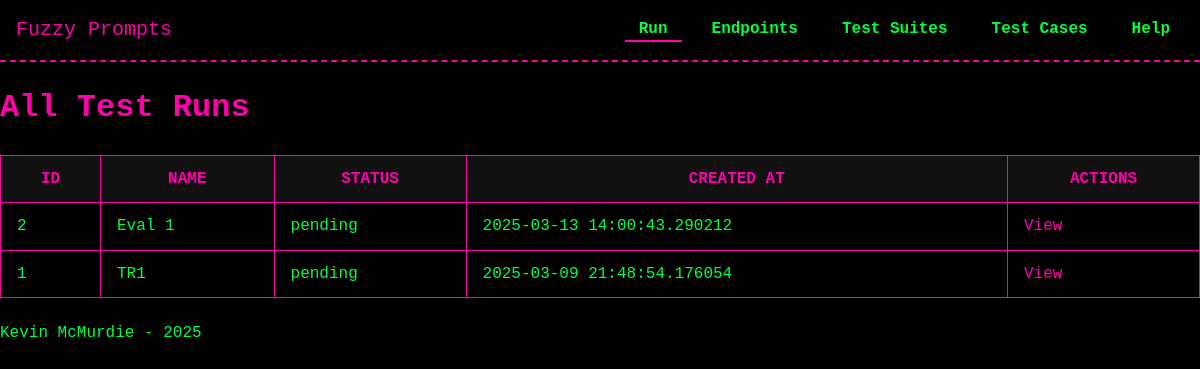
Before: /test_runs/ with the older database file.
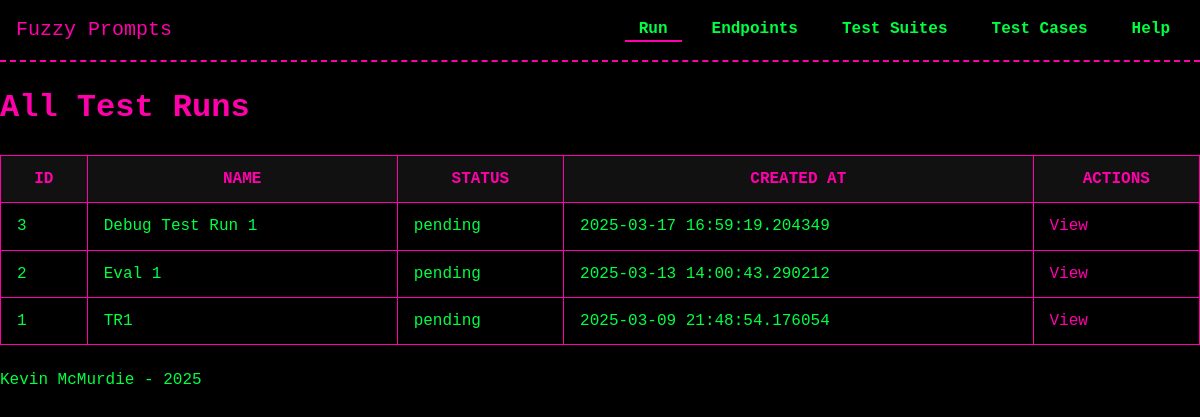
After: the same page with the newer database file.
### models/model_TestRun.py (models this page shows, shortened)
class TestRun(db.Model):
    __tablename__ = 'test_runs'
    id = db.Column(db.Integer, primary_key=True)
    name = db.Column(db.String(255), nullable=False)
    created_at = db.Column(db.DateTime, default=datetime.now)
    status = db.Column(db.String(50), default="pending")
    endpoint_id = db.Column(
        db.Integer,
        db.ForeignKey("endpoints.id", ondelete="SET NULL"),
        nullable=True
    )
    endpoint = db.relationship("Endpoint", back_populates="test_runs", passive_deletes=True)
    test_suites = db.relationship('TestSuite', secondary=test_run_suites, back_populates='test_runs')
    attempts = db.relationship('TestRunAttempt', back_populates='test_run', cascade='all, delete-orphan')

### routes/test_runs.py (the view)
@test_runs_bp.route('/', methods=['GET'])
def list_test_runs():
    page = request.args.get('page', 1, type=int)
    pagination = TestRun.query.order_by(TestRun.id.desc()).paginate(page=page, per_page=10, error_out=False)
    runs = pagination.items
    return render_template('test_runs/list_test_runs.html', test_runs=runs, pagination=pagination)

### templates/test_runs/list_test_runs.html (shortened to what this page needs)
{% extends "base.html" %}
{% block head %}
  <link rel="stylesheet" href="{{ url_for('static', filename='css/tables.css') }}">
{% endblock %}
{% block content %}
<h1>All Test Runs</h1>
{% if test_runs %}
  <table>
    <thead>
      <tr>
        <th>ID</th>
        <th>Name</th>
        <th>Status</th>
        <th>Created At</th>
        <th>Actions</th>
      </tr>
    </thead>
    <tbody>
      {% for run in test_runs %}
        <tr>
          <td>{{ run.id }}</td>
          <td>{{ run.name or 'N/A' }}</td>
          <td>{{ run.status or 'pending' }}</td>
          <td>{{ run.created_at or 'N/A' }}</td>
          <td>
            <a href="{{ url_for('test_runs_bp.view_test_run', run_id=run.id) }}">View</a>
          </td>
        </tr>
      {% endfor %}
    </tbody>
  </table>
{% else %}
  <p>No test runs found.</p>
{% endif %}
{% endblock %}

### templates/base.html (shortened to what this page needs)
<!DOCTYPE html>
<html lang="en">
<head>
  <link rel="stylesheet" href="{{ url_for('static', filename='css/theme.css') }}">
  <link rel="stylesheet" href="{{ url_for('static', filename='css/navbar.css') }}">
  {% block head %}{% endblock %}
</head>
<body>
  <header>
    <nav class="navbar navbar-fixed">
      <div class="nav-brand glitch">
        <a href="{{ url_for('core_bp.index') }}">Fuzzy Prompts</a>
      </div>
      <ul class="nav-links">
        <li class="dropdown {% if request.endpoint and request.endpoint.startswith('test_runs_bp') %}active{% endif %}">
          <a href="#">Run</a>
        </li>
        <li class="dropdown {% if request.endpoint and request.endpoint.startswith('endpoints_bp') %}active{% endif %}">
          <a href="#">Endpoints</a>
        </li>
        <li class="dropdown {% if request.endpoint and request.endpoint.startswith('test_suites_bp') %}active{% endif %}">
          <a href="#">Test Suites</a>
        </li>
        <li class="dropdown {% if request.endpoint and request.endpoint.startswith('test_cases_bp') %}active{% endif %}">
          <a href="#">Test Cases</a>
        </li>
        <li class="dropdown {% if request.endpoint and request.endpoint.startswith('help_bp') %}active{% endif %}">
          <a href="{{ url_for('help_bp.index') }}">Help</a>
        </li>
      </ul>
    </nav>
  </header>
  <main>
    {% block content %}{% endblock %}
  </main>
  <footer>
    <p>Kevin McMurdie - 2025</p>
  </footer>
</body>
</html>

### static/css/theme.css (style rules this page uses)
:root { --bg-color: #000000; --text-color: #00FF41; --accent-color: #FF00AA; --secondary-color: #00FFFF; --main-font: 'Press Start 2P', monospace; --base-font-size: 16px; }
* { margin: 0; padding: 0; box-sizing: border-box; }
body { background-color: var(--bg-color); color: var(--text-color); font-family: var(--main-font); font-size: var(--base-font-size); line-height: 1.4; padding-top: 70px; }
a { color: var(--accent-color); text-decoration: none; }
h1, h2, h3, h4, h5, h6 { color: var(--accent-color); margin: 1rem 0 0.5rem; }
.glitch { position: relative; color: var(--accent-color); animation: glitch 2s infinite; }

### static/css/navbar.css (style rules this page uses)
.navbar { display: flex; align-items: center; justify-content: space-between; background-color: var(--bg-color); border-bottom: 2px dashed var(--accent-color); padding: 1rem; }
.navbar-fixed { position: fixed; top: 0; left: 0; width: 100%; z-index: 1000; }
.nav-brand a { color: var(--accent-color); text-decoration: none; font-size: 1.25rem; }
.nav-links { list-style: none; display: flex; gap: 1rem; }
.nav-links a { color: var(--text-color); font-weight: 600; padding: 0.5rem 0.75rem; border: 2px solid transparent; transition: border-color 0.2s; }
.navbar li.active { color: var(--secondary-color); border-bottom: 2px solid var(--accent-color); font-weight: bold; }
.nav-links li.dropdown { position: relative; }

### static/css/tables.css (style rules this page uses)
table { width: 100%; border-collapse: collapse; margin: 1.5rem 0; }
th, td { padding: 0.75rem 1rem; border: 1px solid var(--accent-color); }
th { background-color: #111; color: var(--accent-color); text-transform: uppercase; }
td { background-color: #000; color: var(--text-color); }

Changed rows visible on the page:
added TestRun: id "3", name "Debug Test Run 1", status "pending", created_at "2025-03-17 16:59:19.204349"
